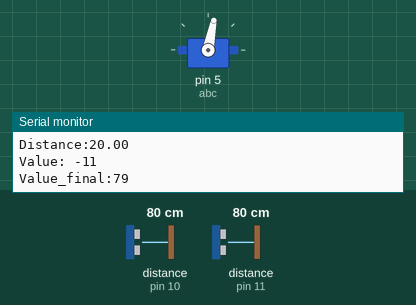
Recording of a sketch running on a simulated Arduino Uno, built with avr-gcc and run on an emulated ATmega328P. Shown: servo, the last lines printed to the serial monitor. Wiring (inferred from the names in the program): 2 × ultrasonic range finder: trigger pin 3, echo pin 10 / trigger pin 13, echo pin 11. The test bench sets the inputs (shaded band); at power-on: distance to the obstacle (sensors on pin 10, pin 11) 80 cm. The echo pulse lasts 58.3 µs per cm.

Above: at 1.3 s.
1.4 s: distance to the obstacle (sensor on pin 10) set to 9 cm
At 3.2 s:
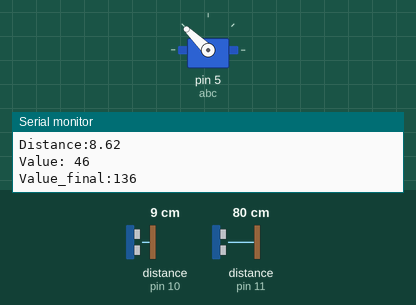
4.5 s: distance to the obstacle (sensor on pin 10) set to 18 cm
At 5.3 s:
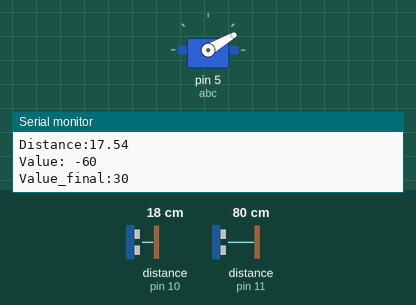
7.6 s: distance to the obstacle (sensor on pin 10) set to 2 cm
10.1 s: distance to the obstacle (sensor on pin 10) set to 4 cm
At 11.4 s:
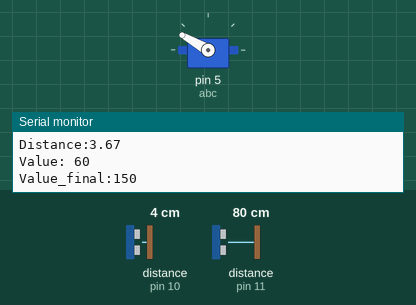
11.7 s: distance to the obstacle (sensor on pin 10) set to 35 cm
At 13.0 s:
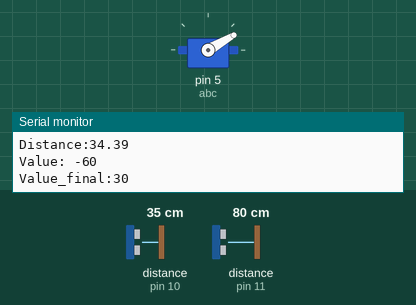
13.3 s: distance to the obstacle (sensor on pin 11) set to 9 cm
At 13.9 s:
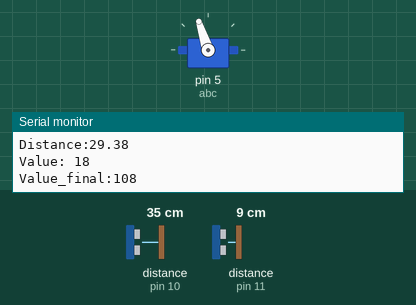
Timing chart, 0 to 16.3 s (numbered marks = the images above; inputs shaded):
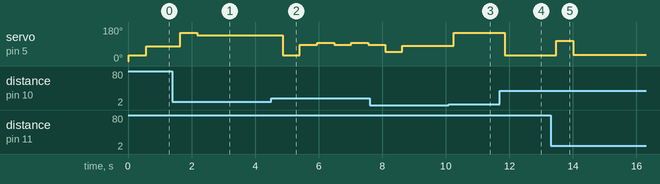

Measured:
- after the input at 1.4 s, servo on pin 5 (abc): 79° → 150° after 0.25 s, → 136° 0.54 s later, → 137° 1.6 s later
- after the input at 4.5 s, servo on pin 5 (abc): 137° → 30° after 0.37 s, then repeats every 1.1 s: 85° 0.54 s, 97° 0.54 s
- after the input at 10.1 s, servo on pin 5 (abc): 80° → 150° after 0.15 s
- after the input at 11.7 s, servo on pin 5 (abc): 150° → 30° after 0.16 s
- after the input at 13.3 s, servo on pin 5 (abc): 30° → 108° after 0.17 s, → 33° 0.53 s later

The sketch:

Ball-balancing-bot.ino
```cpp
const int trigPin2=13;
const int echoPin2= 11;
const int trigPin1 =3;
const int echoPin1 =10;
#include<Servo.h>
#include<PID_v1.h>
long duration1;
long duration2;
double distance1;
double distance2;
double distance;
double angle=0;
int value;
int value_final;
double Kpagg=5;       // *************** ONLY CHANGE THESE THREE VALUES *****************
double Kiagg=0.025 ;  // *************** ONLY CHANGE THESE THREE VALUES *****************
double Kdagg=1.5;     // *************** ONLY CHANGE THESE THREE VALUES *****************

double Setpoint=18;
double error;
int value_prev=0;
int a;
PID myPID=PID(&distance,&angle,&Setpoint,Kpagg,Kiagg,Kdagg,DIRECT);
Servo abc;
void setup() {
  // put your setup code here, to run once:
  pinMode(trigPin1,OUTPUT);
  pinMode(echoPin1,INPUT);
  pinMode(trigPin2,OUTPUT);
  pinMode(echoPin2,INPUT);
  Serial.begin(9600);
  value=0;
  abc.attach(5);
  myPID.SetMode(AUTOMATIC);
  myPID.SetOutputLimits(-60,60);
  abc.write(0);
  delay(15);
}

void loop() {
  // put your main code here, to run repeatedly:
  digitalWrite(trigPin1,LOW);
  delayMicroseconds(2);

  digitalWrite(trigPin1,HIGH);
  delayMicroseconds(10);
  digitalWrite(trigPin1,LOW);

  duration1=pulseIn(echoPin1,HIGH) ;

  digitalWrite(trigPin2,LOW);
  delayMicroseconds(2);

  digitalWrite(trigPin2,HIGH);
  delayMicroseconds(10);
  digitalWrite(trigPin2,LOW);

  duration2=pulseIn(echoPin2,HIGH);

  distance1= duration1*0.034/2;
  distance2= duration2*0.034/2;

 if(distance1<distance2)
    distance=distance1;

  else if(distance2<distance1)
      distance=38-distance2;

  else if(distance1== distance2)
      distance=distance1;

 if(distance>40||distance<3)
      distance = 20;

  Serial.print("Distance:");
  Serial.println(distance);

 myPID.SetTunings(Kpagg,Kiagg,Kdagg);
 myPID.Compute();
 value=floor(angle);
 Serial.print("Value: ");
 Serial.println(value);
 value_final = 90 + value;
 Serial.print("Value_final:");
 Serial.println(value_final);
 abc.write(value_final);
 delay(30);
 delay(500);
}
```
